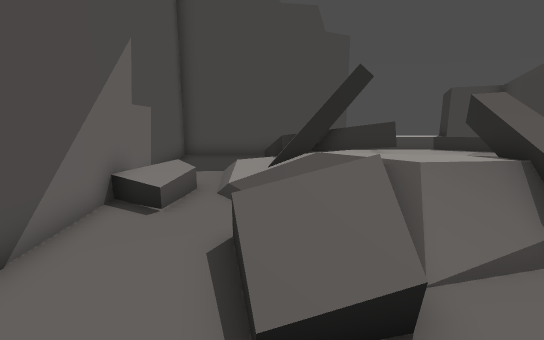
view 1 (above)

12 first-person views from a walk through a Godot game level. The camera is 1.2 m above the floor, tilts 12° down and sees 80° across. The floor is counted in squares, 0.5 m on a side. Each view is taken from the middle of a square. On the plan, view 1 faces up. The plan holds only what a view shows up to about 20 squares ahead; the rest is blank. The place goes on beyond the plan.

view 2
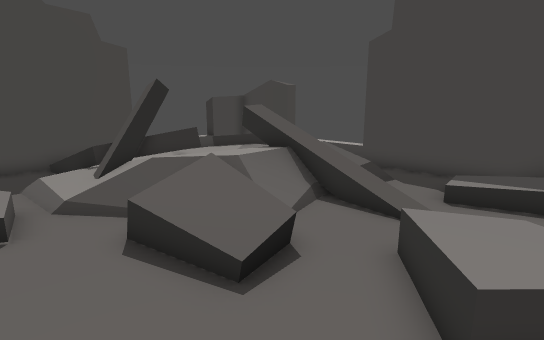

view 3
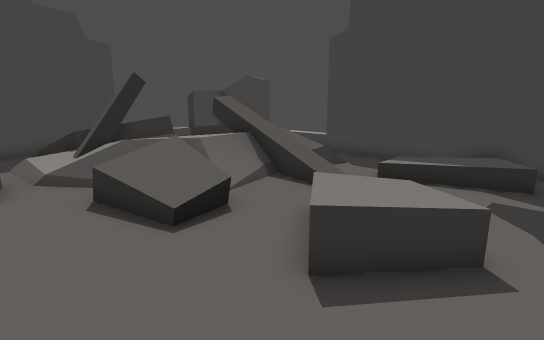

view 4
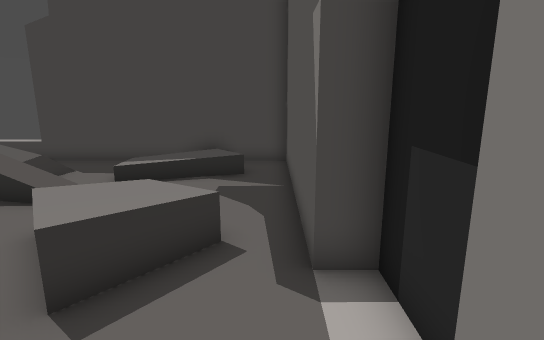

view 5
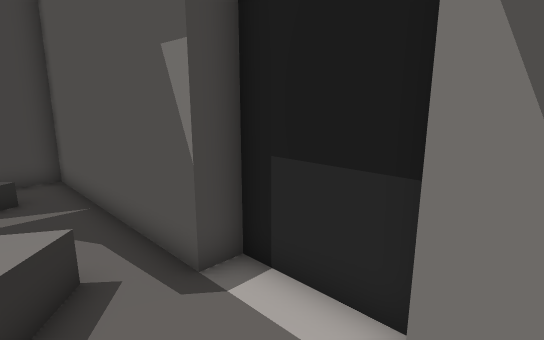

view 6
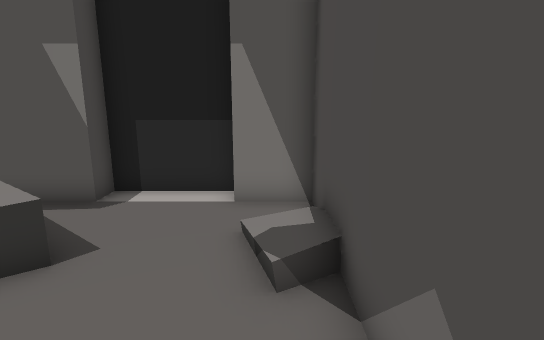

view 7
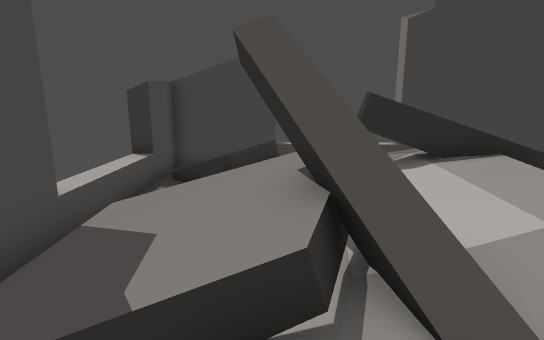

view 8
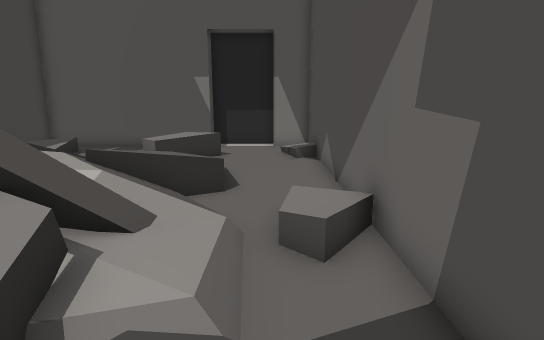

view 9
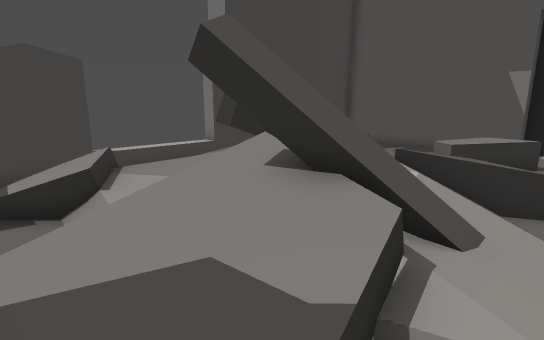

view 10
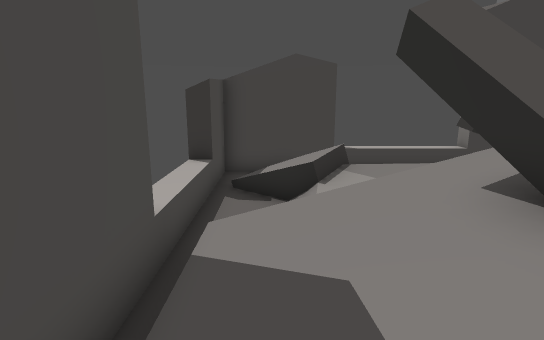

view 11
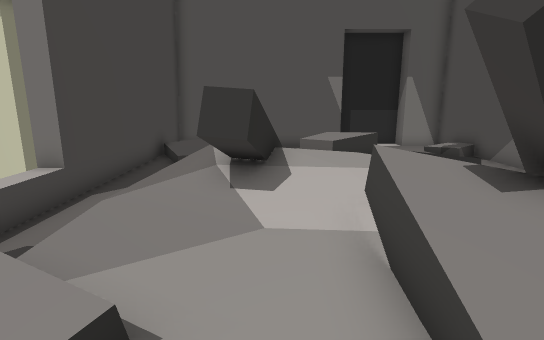

view 12
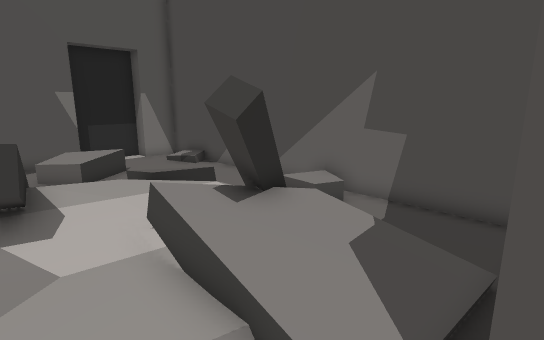

### Floor plan
Key: @ floor where view 1 was taken; # wall or solid block; . main floor; : floor 0.25 m higher than the main floor; + floor 0.5 m higher than the main floor; * floor 0.75 m higher than the main floor; / step, stairs or slope; = window, fence, low wall or low ledge; ^ raised ledge; v drop or lower ground; O other object.
Columns run from 4 left of view 1 to 11 right of it. Each row starts with its distance up from view 1.
 15 ########++++^^^
 14 #.../////.../.#
 13 #...///+/..///#
 12 #...//+#:::++/#
 11 #..//+=*::::/ ##
 10 #..::*=#=:::/ .v
  9 #O/:/++++:=:/..v
  8 #O////+++/=+/..v
  7 #/..///++/// ..v
  6 #..../////// .##
  5 #...++////// .#
  4 #...:+//.+ //.#
  3 #...//...:....#
  2 #.......././/.#
  1 #.......  ./:/#
  0 #/..@OOO. ./::#
 -1 #:...OOO. ..:/#
 -2 #/........../.#
 -3 #.............#
 -4 ###..##########
 -5   ####

Positions as (right, up) in squares from view 1, and headings:
1: (0, 0), facing up
2: (-3, -1), facing up-right
3: (-3, -3), facing up-right
4: (-3, -3), facing right
5: (-3, -1), facing down-right
6: (-3, 4), facing down
7: (-2, 11), facing right
8: (-2, 14), facing down
9: (-1, 14), facing down-right
10: (-1, 13), facing right
11: (5, 14), facing down
12: (6, 15), facing down-left
